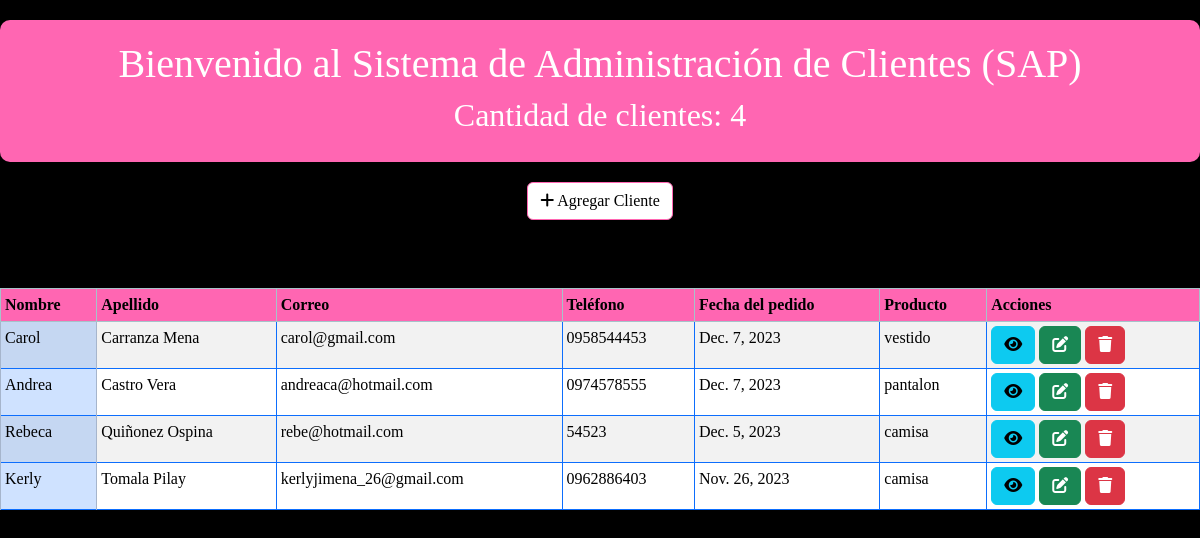
The page / on the database its author committed.
### clientes/models.py (models this page shows, shortened)
class Cliente(models.Model):
    nombre = models.CharField(max_length=100)
    apellido = models.CharField(max_length=20)
    correo = models.EmailField()
    telefono = models.CharField(max_length=15, blank=True, null=True)
    direccion = models.CharField(max_length=255, blank=True, null=True)
    fecha_pedido = models.DateField(blank=True, null=True)
    tipo_producto = models.ForeignKey(Producto, on_delete=models.SET_NULL, null=True, related_name='clientes')
    numero_de_pedido = models.ForeignKey('Pedido', on_delete=models.SET_NULL, blank=True, null=True,
                                         related_name='pedidos')
    activo = models.BooleanField(default=True)

class Producto(models.Model):
    TIPO_PRODUCTO_CHOICES = [
        ('Elije', 'Elije'),
        ('camisa', 'Camisa'),
        ('pantalon', 'Pantalón'),
        ('vestido', 'Vestido')
    ]
    id = models.AutoField(primary_key=True)
    tipo_producto = models.CharField(max_length=20, choices=TIPO_PRODUCTO_CHOICES, default='Elije')
    descripcion = models.TextField()
    precio = models.DecimalField(max_digits=10, decimal_places=2)
    existencias = models.PositiveIntegerField()
    fecha_creacion = models.DateTimeField(auto_now_add=True)

### webapp/views.py (the view)
# urls.py: path('', bienvenida2, name='inicio'),
def bienvenida2(request):
    cantidadclientes = Cliente.objects.count()
    clientes = Cliente.objects.order_by('apellido', 'nombre')
    dict_datos = {'cantidadclientes': cantidadclientes, 'clientes': clientes}
    pagina = loader.get_template('bienvenida.html')
    return HttpResponse(pagina.render(dict_datos, request))

### webapp/templates/bienvenida.html (shortened to what this page needs)
<!DOCTYPE html>
<html lang="en">
<head>
    {% load static %}
    <link href="{% static 'fontawesomefree/css/fontawesome.css' %}" rel="stylesheet" type="text/css">
    <link href="{% static 'fontawesomefree/css/brands.css' %}" rel="stylesheet" type="text/css">
    <link href="{% static 'fontawesomefree/css/solid.css' %}" rel="stylesheet" type="text/css">
    <link href="https://cdn.jsdelivr.net/npm/bootstrap@5.3.2/dist/css/bootstrap.min.css" rel="stylesheet">
</head>
<body>
    <div class="panel" align="center">
        <h1>Bienvenido al Sistema de Administración de Clientes (SAP)</h1>
        <h2>Cantidad de clientes: {{cantidadclientes}}</h2>
    </div>
    <div align="center">
        <a href="agregar/" class="btn btn-primary"><i class="fa-solid fa-plus"></i> Agregar Cliente</a>
    </div>
    <br>
    <br>
    <table class="table table-hover table-striped table-bordered border-primary table-sm" style="width:100%">
        <thead>
            <tr scope="row" class="table-info">
                <th scope="col">Nombre</th>
                <th scope="col">Apellido</th>
                <th scope="col">Correo</th>
                <th scope="col">Teléfono</th>
                <th scope="col">Fecha del pedido</th>
                <th scope="col">Producto</th>
                <th scope="col">Acciones</th>
            </tr>
        </thead>
        <tbody>
            {% for cliente in clientes %}
                <tr>
                    <td class="table-primary">{{cliente.nombre}}</td>
                    <td>{{cliente.apellido}}</td>
                    <td>{{cliente.correo}}</td>
                    <td>{{cliente.telefono}}</td>
                    <td>{{cliente.fecha_pedido}}</td>
                    <td>{{cliente.tipo_producto.tipo_producto}}</td>
                    <td>
                        <a href="ver/{{cliente.id}}" class="btn btn-info"><i class="fa-solid fa-eye"></i></a>
                        <a href="modificar/{{cliente.id}}" class="btn btn-success"><i class="fa-solid fa-pen-to-square"></i></a>
                        <a href="eliminar/{{cliente.id}}" class="btn btn-danger"><i class="fa-solid fa-trash"></i></a>
                    </td>
                </tr>
            {% endfor %}
        </tbody>
    </table>
</body>
</html>

### webapp/templates/bienvenida.html (style rules this page uses)
body { background-color: #000; color: #fff; font-family: 'Cambria', cursive; }
.panel { background-color: #ff66b2; color: #fff; padding: 20px; margin: 20px auto; border-radius: 10px; }
.btn-primary { background-color: #fff; color: #000; border: 1px solid #ff66b2; }
.table { background-color: #cc0077; margin-top: 20px; border-radius: 10px; }
.table-info th { background-color: #ff66b2; color: #000; }

### rows shown on the page
Cliente: nombre "Carol", apellido "Carranza Mena", correo "carol@gmail.com", telefono "0958544453", fecha_pedido "Dec. 7, 2023", tipo_producto.tipo_producto "vestido"
Cliente: nombre "Andrea", apellido "Castro Vera", correo "andreaca@hotmail.com", telefono "0974578555", fecha_pedido "Dec. 7, 2023", tipo_producto.tipo_producto "pantalon"
Cliente: nombre "Rebeca", apellido "Quiñonez Ospina", correo "rebe@hotmail.com", telefono "54523", fecha_pedido "Dec. 5, 2023", tipo_producto.tipo_producto "camisa"
Cliente: nombre "Kerly", apellido "Tomala Pilay", correo "kerlyjimena_26@gmail.com", telefono "0962886403", fecha_pedido "Nov. 26, 2023", tipo_producto.tipo_producto "camisa"

### other values the page prints
{{ cantidadclientes }} "4"
